Frame 1 (no input): blank canvas, image omitted
Frame 60 (the mouse pressed at the canvas centre just before this capture): blank canvas, image omitted
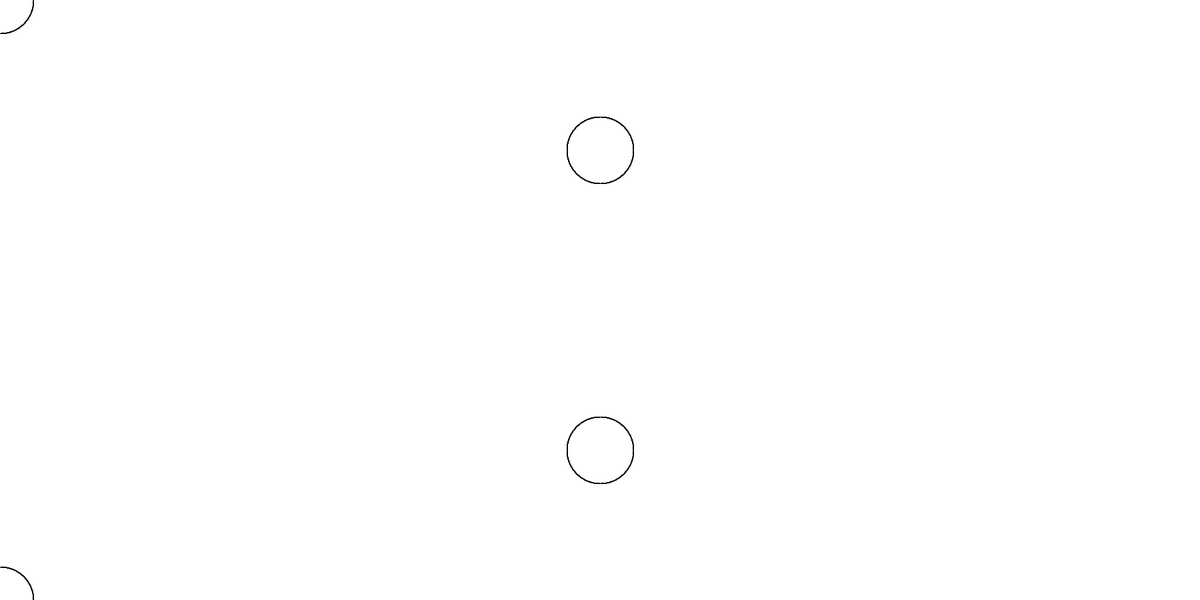
Frame 120 (the mouse held since frame 60 and released just before this capture)

The Processing sketch whose frames 1 and 60 were blank and that drew this single picture after the mouse press (run headless with seeded random() and noise(); from frame 60 on, the mouse is pressed at the canvas centre):

// Processing sketch: s06c01Gianfranco
// ── s06c01Gianfranco.pde
/*Certamen 1 Programación Creativa
 Gianfranco Bozzo*/

Clase c1, c2;

void setup() {

  size(1800, 900);
  background(255);
  c1=new Clase();
  c2=new Clase();
}

void draw() {
  c1.circuloreal(mouseX, mouseY);
  c2.circuloreflejo(mouseX, mouseY);
  c1.tamanocirculo();
  c2.tamanocirculo();
}

/*Cambiar color de ellipses y background*/
void keyPressed() {
  if (key==' ') {
    background(random(0, 255), random(0, 255), random(0, 255));
  }
  if (key=='q') {
    stroke(random(0, 255), random(0, 255), random(0, 255));
  }
}

// ── Clase.pde
class Clase {
  float x;
  float y;

  Clase() {
    x=100;
    y=100;
  }

  /*Función para circulo real, que sera el que va a ser reflejado
   una vez terminado el codigo, x1 y x2 establecen hasta que anchura y altura
   es el maximo y el minimo por donde se puede mover el circulo real.*/
  void circuloreal(float x1, float x2) {
    noFill();
    //stroke(0);
    x1=map(mouseX, 0, width, 0, width);
    x2=map(mouseY, 0, height, 0, height/2);
    ellipse(x1, x2, x, y);
  }

  /*Función para el reflejo del circulo real, x3 y x4 establecen la anchura y la
   altura minima y maxima por donde se puede mover el reflejo del circulo.*/
  void circuloreflejo(float x3, float x4) {
    noFill();
    //stroke(255, 0, 0);
    x3=map(mouseX, 0, width, 0, width);
    x4=map(height-mouseY, 0, height, height/2, height);
    ellipse(x3, x4, x, y);
  }

  /*Funcion para controlar el tamaño de ambos circulos.*/
  void tamanocirculo() {
    if (key=='a') {
      x=x+1;
      y=y+1;
    } else if (key=='s') {
      x=x+0;
      y=y+0;
    } else if (key=='d') {
      x=x-1;
      y=y-1;
    }
  }
}
